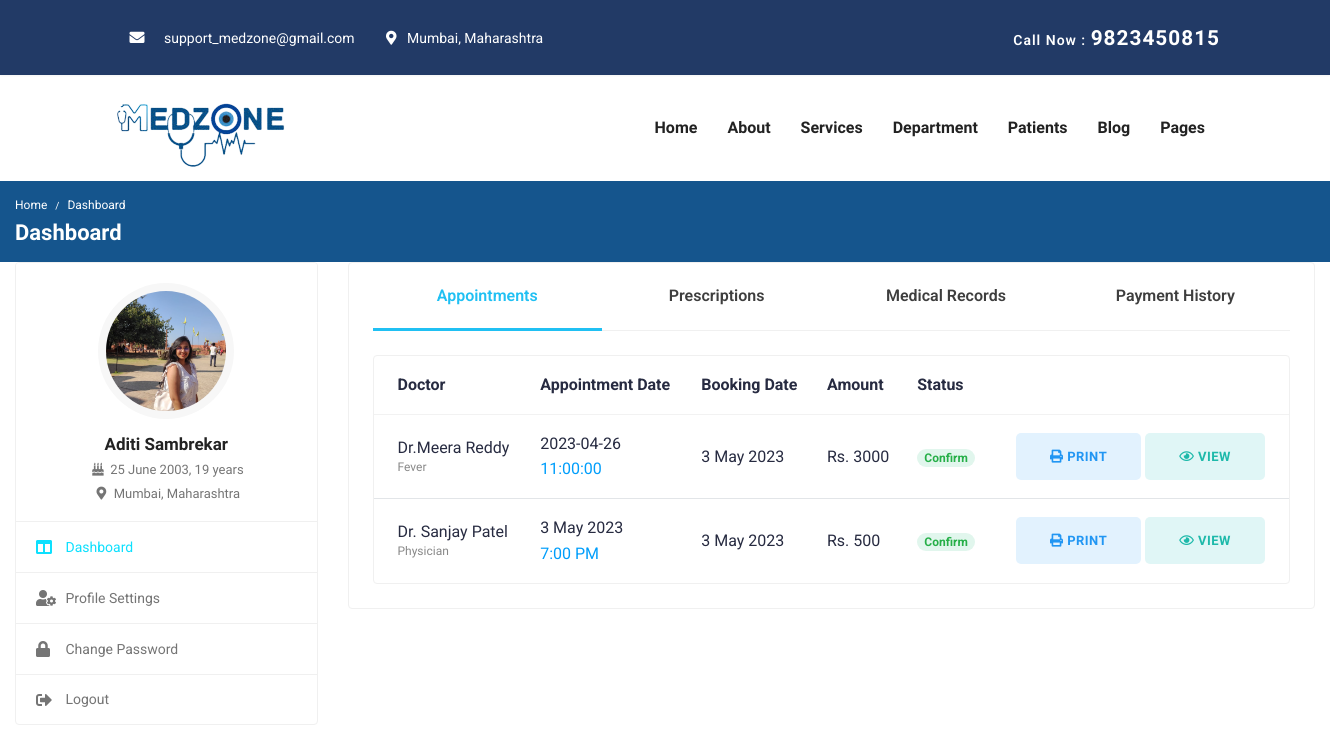
The app's page /aditi.php, older data.
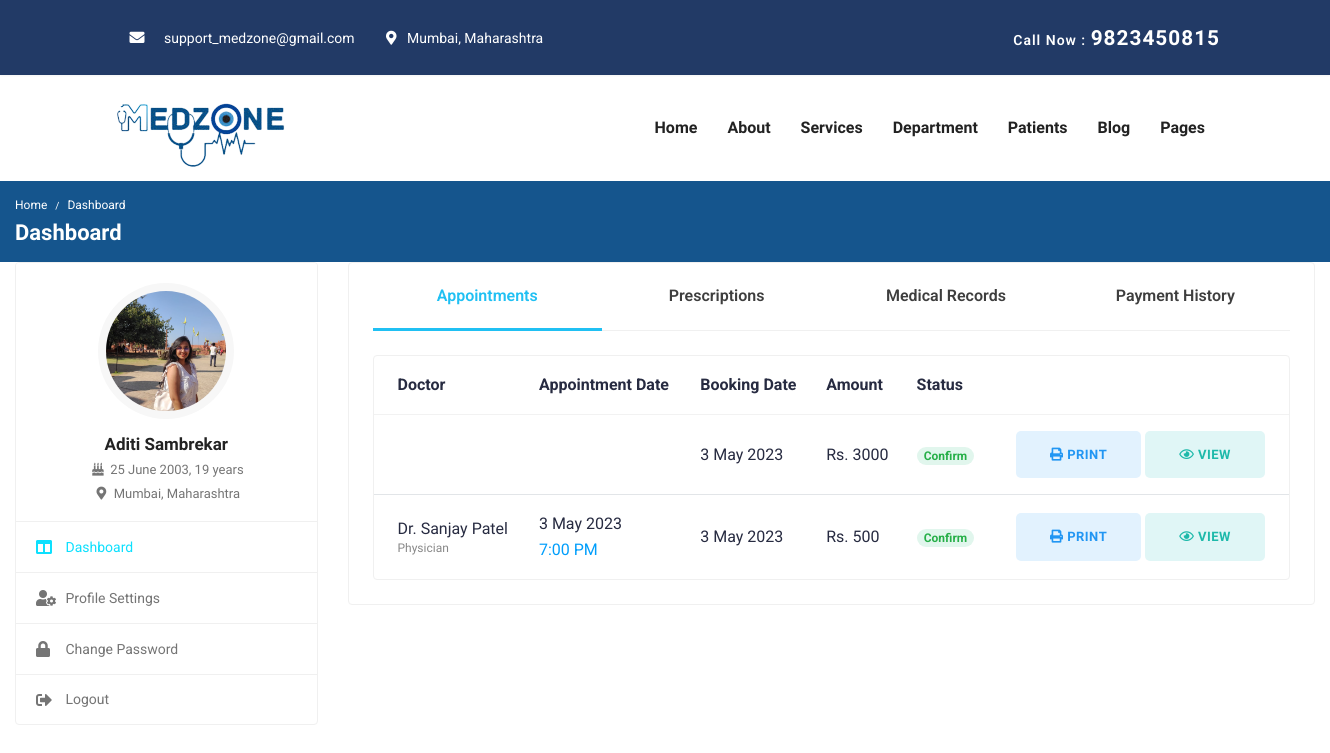
The same page, newer data.
### tables this page shows
CREATE TABLE `appointment_details` (
  `id` int(11) NOT NULL,
  `common_symptoms` varchar(100) NOT NULL,
  `doctors` varchar(100) NOT NULL,
  `appointment_date` date DEFAULT NULL,
  `appointment_time` time DEFAULT NULL,
  `first_name` varchar(100) NOT NULL,
  `last_name` varchar(50) NOT NULL,
  `phone` varchar(20) NOT NULL,
  `email` varchar(50) NOT NULL,
  `address` text NOT NULL,
  `patient_age` int(5) DEFAULT NULL,
  `gender` varchar(20) DEFAULT NULL,
  `created_at` timestamp NOT NULL DEFAULT current_timestamp()
);

### aditi.php (the view, shortened to what this page needs)
<?php
include 'db_conn.php';
$sql = "SELECT * FROM appointment_details WHERE last_name ='Sambrekar' ORDER BY id DESC LIMIT 1";
$result = $conn->query($sql);
if ($result) {
  $data = $result -> fetch_array();
?>
<!DOCTYPE html>
<html lang="zxx">
<head>
  <link rel="stylesheet" href="https://use.fontawesome.com/releases/v5.7.0/css/all.css">
  <link rel = "stylesheet" href="https://cdnjs.cloudflare.com/ajax/libs/font-awesome/4.7.0/css/font-awesome.min.css">
  <link rel="stylesheet" href="font-awesome.min.css">
  <link rel="stylesheet" href="all.min.css">
  <link rel="stylesheet" href="bootstrap.min.css">
  <link rel="stylesheet" href="style.css">
</head>
<body id="top">
<header>
	<div class="header-top-bar">
		<div class="container">
			<div class="row align-items-center">
				<div class="col-lg-6">
					<ul class="top-bar-info list-inline-item pl-0 mb-0">
						<li class="list-inline-item"><a href="mailto:support@gmail.com"><i class="fa fa-envelope" style="font-size:15px"></i>support_medzone@gmail.com</a></li>
						<li class="list-inline-item"><i class="fas fa-map-marker-alt"></i> &nbsp; Mumbai, Maharashtra </li>
					</ul>
				</div>
				<div class="col-lg-6">
					<div class="text-lg-right top-right-bar mt-2 mt-lg-0">
						<a href="tel:+23-345-67890" >
							<span>Call Now : </span>
							<span class="h4"> 9823450815						</span>
						</a>
					</div>
				</div>
			</div>
		</div>
	</div>
	<nav class="navbar navbar-expand-lg navigation" id="navbar">
		<div class="container">
		 	 <a class="navbar-brand" href="index.html">
			  	<img src="MedZone.png" alt="" class="img-fluid">
			  </a>
          <div class="collapse navbar-collapse" id="navbarmain">
			<ul class="navbar-nav ml-auto">
			  <li class="nav-item active">
				<a class="nav-link" href="index.html">Home</a>
			  </li>
			   <li class="nav-item"><a class="nav-link" href="about.html">About</a></li>
			    <li class="nav-item"><a class="nav-link" href="service.html">Services</a></li>
			    <li class="nav-item dropdown">
					<a class="nav-link dropdown-toggle" href="department.html" id="dropdown02" data-toggle="dropdown" aria-haspopup="true" aria-expanded="false">Department <i class="icofont-thin-down"></i></a>
			  	</li>
				   <li class="nav-item dropdown">
					<a class="nav-link dropdown-toggle" href="#" id="dropdown03" data-toggle="dropdown" aria-haspopup="true" aria-expanded="false">Patients <i class="icofont-thin-down"></i></a>
			  	</li>
			   <li class="nav-item dropdown">
					<a class="nav-link dropdown-toggle" href="blog-sidebar.html" id="dropdown05" data-toggle="dropdown" aria-haspopup="true" aria-expanded="false">Blog <i class="icofont-thin-down"></i></a>
			  	</li>
			   <li class="nav-item dropdown">
					<a class="nav-link dropdown-toggle" href="contact.html" id="dropdown05" data-toggle="dropdown" aria-haspopup="true" aria-expanded="false">Pages <i class="icofont-thin-down"></i></a>
			  	</li>
			</ul>
		  </div>
		</div>
	</nav>
</header>
<div class="breadcrumb-bar">
    <div class="container-fluid">
        <div class="row align-items-center">
            <div class="col-md-12 col-12">
                <nav aria-label="breadcrumb" class="page-breadcrumb">
                    <ol class="breadcrumb">
                        <li class="breadcrumb-item"><a href="index-2.html">Home</a></li>
                        <li class="breadcrumb-item active" aria-current="page">Dashboard</li>
                    </ol>
                </nav>
                <h2 class="breadcrumb-title">Dashboard</h2>
            </div>
        </div>
    </div>
</div>
<div class="content">
    <div class="container-fluid">
        <div class="row">
            <div class="col-md-5 col-lg-4 col-xl-3 theiaStickySidebar">
                <div class="profile-sidebar">
                    <div class="widget-profile pro-widget-content">
                        <div class="profile-info-widget">
                            <a href="#" class="booking-doc-img">
                                <img src="img/pat/sania.jpeg" alt="User Image">
                            </a>
                            <div class="profile-det-info">
                                <h3>Aditi Sambrekar</h3>
                                <div class="patient-details">
                                    <h5><i class="fas fa-birthday-cake"></i> 25 June 2003, 19 years</h5>
                                    <h5 class="mb-0"><i class="fas fa-map-marker-alt"></i> Mumbai, Maharashtra</h5>
                                </div>
                            </div>
                        </div>
                    </div>
                    <div class="dashboard-widget">
                        <nav class="dashboard-menu">
                            <ul>
                                <li class="active">
                                    <a href="mrudula.html">
                                        <i class="fas fa-columns"></i>
                                        <span>Dashboard</span>
                                    </a>
                                </li>
                                <li>
                                    <a href="pat_prof_set.html">
                                        <i class="fas fa-user-cog"></i>
                                        <span>Profile Settings</span>
                                    </a>
                                </li>
                                <li>
                                    <a href="change-password.html">
                                        <i class="fas fa-lock"></i>
                                        <span>Change Password</span>
                                    </a>
                                </li>
                                <li>
                                    <a href="index-2.html">
                                        <i class="fas fa-sign-out-alt"></i>
                                        <span>Logout</span>
                                    </a>
                                </li>
                            </ul>
                        </nav>
                    </div>
                </div>
            </div>
            <div class="col-md-7 col-lg-8 col-xl-9">
                <div class="card">
                    <div class="card-body pt-0">
                        <nav class="user-tabs mb-4">
                            <ul class="nav nav-tabs nav-tabs-bottom nav-justified">
                                <li class="nav-item">
                                    <a class="nav-link active" href="#pat_appointments" data-toggle="tab">Appointments</a>
                                </li>
                                <li class="nav-item">
                                    <a class="nav-link" href="#pat_prescriptions" data-toggle="tab">Prescriptions</a>
                                </li>
                                <li class="nav-item">
                                    <a class="nav-link" href="#pat_medical_records" data-toggle="tab"><span class="med-records">Medical Records</span></a>
                                </li>
                                <li class="nav-item">
                                    <a class="nav-link" href="#pat_billing" data-toggle="tab">Payment History</a>
                                </li>
                            </ul>
                        </nav>
                        <div class="tab-content pt-0">
                            <div id="pat_appointments" class="tab-pane fade show active">
                                <div class="card card-table mb-0">
                                    <div class="card-body">
                                        <div class="table-responsive">
                                            <table class="table table-hover table-center mb-0">
                                                <thead>
                                                    <tr>
                                                        <th>Doctor</th>
                                                        <th>Appointment Date</th>
                                                        <th>Booking Date</th>
                                                        <th>Amount</th>
                                                        <th>Status</th>
                                                        <th></th>
                                                    </tr>
                                                </thead>
                                                <tbody>
                                                    <tr>
                                                        <td>
                                                        <h2 class="table-avatar">
                                                                <a href="doctor-profile.html"><?php echo $data['doctors']; ?><span><?php echo $data['common_symptoms']; ?></span></a>
                                                            </h2>
                                                        </td>
                                                        <td><?php echo $data['appointment_date']; ?> <span class="d-block text-info"><?php echo $data['appointment_time']; ?></span></td>
                                                        <td>3 May 2023</td>
                                                        <td>Rs. 3000</td>
                                                        <td><span class="badge badge-pill bg-success-light">Confirm</span></td>
                                                        <td class="text-right">
                                                            <div class="table-action">
                                                                <a href="javascript:void(0);" class="btn btn-sm bg-primary-light">
                                                                    <i class="fas fa-print"></i> Print
                                                                </a>
                                                                <a href="javascript:void(0);" class="btn btn-sm bg-info-light">
                                                                    <i class="far fa-eye"></i> View
                                                                </a>
                                                            </div>
                                                        </td>
                                                    </tr>
                                                    <tr>
                                                        <td>
                                                            <h2 class="table-avatar">
                                                                <a href="doctor-profile.html">Dr. Sanjay Patel <span>Physician</span></a>
                                                            </h2>
                                                        </td>
                                                        <td>3 May 2023 <span class="d-block text-info">7:00 PM</span></td>
                                                        <td>3 May 2023</td>
                                                        <td>Rs. 500</td>
                                                        <td><span class="badge badge-pill bg-success-light">Confirm</span></td>
                                                        <td class="text-right">
                                                            <div class="table-action">
                                                                <a href="javascript:void(0);" class="btn btn-sm bg-primary-light">
                                                                    <i class="fas fa-print"></i> Print
                                                                </a>
                                                                <a href="javascript:void(0);" class="btn btn-sm bg-info-light">
                                                                    <i class="far fa-eye"></i> View
                                                                </a>
                                                            </div>
                                                        </td>
                                                    </tr>
                                                </tbody>
                                            </table>
                                        </div>
                                    </div>
                                </div>
                            </div>
                        </div>
                    </div>
                </div>
            </div>
        </div>
    </div>
</div>
</body>
</html>
<?php } ?>

Row changes from the older to the newer data that the page shows:
removed appointment_details: doctors "Dr.Meera Reddy", common_symptoms "Fever", appointment_date "2023-04-26", appointment_time "11:00:00"
